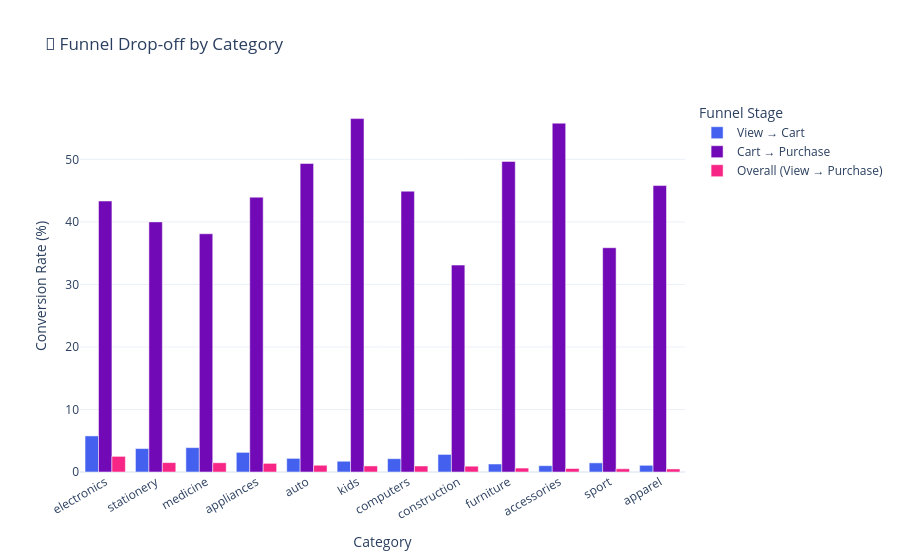

Source (notebook cell):
### Code cell
# ============================================================
# STEP 3B - Plot Funnel Drop-off by Category
# ============================================================

# Melt for grouped bar chart
df_melt = df_funnel_cat.melt(
    id_vars    = "category_l1",
    value_vars = ["view_to_cart_pct","cart_to_purchase_pct","overall_conv_pct"],
    var_name   = "funnel_stage",
    value_name = "conversion_pct",
)

stage_labels = {
    "view_to_cart_pct"       : "View → Cart",
    "cart_to_purchase_pct"   : "Cart → Purchase",
    "overall_conv_pct"       : "Overall (View → Purchase)",
}
df_melt["funnel_stage"] = df_melt["funnel_stage"].map(stage_labels)

fig4 = px.bar(
    df_melt,
    x        = "category_l1",
    y        = "conversion_pct",
    color    = "funnel_stage",
    barmode  = "group",
    title    = "🔽 Funnel Drop-off by Category",
    labels   = {
        "category_l1"    : "Category",
        "conversion_pct" : "Conversion Rate (%)",
        "funnel_stage"   : "Funnel Stage",
    },
    color_discrete_sequence = ["#4361ee","#7209b7","#f72585"],
)
fig4.update_layout(
    template = "plotly_white",
    xaxis    = dict(tickangle=-30),
)
fig4.show()
save_fig(fig4, "12_funnel_by_category.html")

# Key insight
worst = df_funnel_cat.nsmallest(1, "cart_to_purchase_pct").iloc[0]
best  = df_funnel_cat.nlargest(1,  "cart_to_purchase_pct").iloc[0]
print(f"\n🔍 Key Insight:")
print(f"   Best  cart→purchase : {best['category_l1']}  ({best['cart_to_purchase_pct']}%)")
print(f"   Worst cart→purchase : {worst['category_l1']}  ({worst['cart_to_purchase_pct']}%)")
print(f"   💡 '{worst['category_l1']}' has high cart abandon — investigate pricing or UX")

### Figure 1 — Plotly figure (JSON) as saved in the notebook; plotly's stock layout.template omitted (floating-point values rounded to 4 significant figures)
{"data": [{"alignmentgroup": "True", "hovertemplate": "Funnel Stage=View → Cart<br>Category=%{x}<br>Conversion Rate (%)=%{y}<extra></extra>", "legendgroup": "View → Cart", "marker": {"color": "#4361ee", "pattern": {"shape": ""}}, "name": "View → Cart", "offsetgroup": "View → Cart", "orientation": "v", "showlegend": true, "textposition": "auto", "type": "bar", "x": ["electronics", "stationery", "medicine", "appliances", "auto", "kids", "computers", "construction", "furniture", "accessories", "sport", "apparel"], "xaxis": "x", "y": [5.77, 3.75, 3.9, 3.14, 2.18, 1.72, 2.13, 2.81, 1.28, 1.01, 1.46, 1.07], "yaxis": "y"}, {"alignmentgroup": "True", "hovertemplate": "Funnel Stage=Cart → Purchase<br>Category=%{x}<br>Conversion Rate (%)=%{y}<extra></extra>", "legendgroup": "Cart → Purchase", "marker": {"color": "#7209b7", "pattern": {"shape": ""}}, "name": "Cart → Purchase", "offsetgroup": "Cart → Purchase", "orientation": "v", "showlegend": true, "textposition": "auto", "type": "bar", "x": ["electronics", "stationery", "medicine", "appliances", "auto", "kids", "computers", "construction", "furniture", "accessories", "sport", "apparel"], "xaxis": "x", "y": [43.34, 40.0, 38.1, 43.95, 49.34, 56.52, 44.91, 33.09, 49.67, 55.79, 35.87, 45.81], "yaxis": "y"}, {"alignmentgroup": "True", "hovertemplate": "Funnel Stage=Overall (View → Purchase)<br>Category=%{x}<br>Conversion Rate (%)=%{y}<extra></extra>", "legendgroup": "Overall (View → Purchase)", "marker": {"color": "#f72585", "pattern": {"shape": ""}}, "name": "Overall (View → Purchase)", "offsetgroup": "Overall (View → Purchase)", "orientation": "v", "showlegend": true, "textposition": "auto", "type": "bar", "x": ["electronics", "stationery", "medicine", "appliances", "auto", "kids", "computers", "construction", "furniture", "accessories", "sport", "apparel"], "xaxis": "x", "y": [2.5, 1.5, 1.48, 1.38, 1.08, 0.97, 0.96, 0.93, 0.63, 0.56, 0.52, 0.49], "yaxis": "y"}], "layout": {"barmode": "group", "legend": {"title": {"text": "Funnel Stage"}, "tracegroupgap": 0}, "title": {"text": "🔽 Funnel Drop-off by Category"}, "xaxis": {"anchor": "y", "domain": [0, 1], "tickangle": -30, "title": {"text": "Category"}}, "yaxis": {"anchor": "x", "domain": [0, 1], "title": {"text": "Conversion Rate (%)"}}}}
